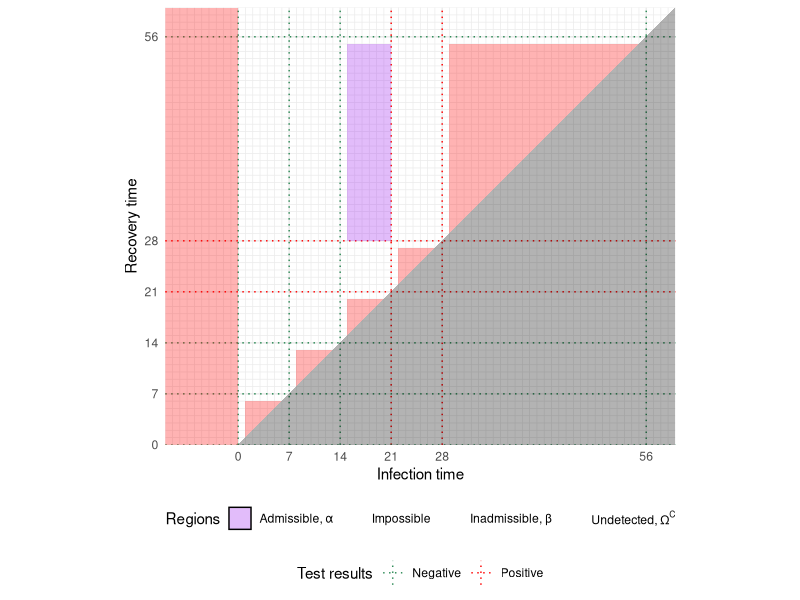

The R script that drew this image:
library(ggplot2)

neg_test_dates = c(0, 7, 14, 56)
pos_test_dates = c(28, 21)
all_test_dates = sort(c(neg_test_dates, pos_test_dates))

test_lines = function(values, result) {
    if (result) {
        label = "Positive"
        colour = "Red"
    } else {
        label = "Negative"
        colour = "Green"
    }
    list(
        geom_vline(aes(colour = label, xintercept = !!values), linetype = "dotted"),
        geom_hline(aes(colour = label, yintercept = !!values), linetype = "dotted")
    )
}

shade_alpha = 0.3
plot = ggplot() +
    test_lines(pos_test_dates, TRUE) +
    test_lines(neg_test_dates, FALSE) +
    theme_minimal() +
    scale_x_continuous(breaks = all_test_dates, minor_breaks = -100:100, limits = c(-10, 60), expand = c(0, 0)) +
    scale_y_continuous(breaks = all_test_dates, minor_breaks = -100:100, limits = c(0, 60), expand = c(0, 0)) +
    labs(
        x = "Infection time",
        y = "Recovery time",
        colour = "Test results",
        fill = "Regions"
    ) +
    scale_fill_manual(
        values = c(
            "Admissible" = "purple",
            "Undetected" = "red",
            "Impossible" = "black",
            "Inadmissible" = "white"
        ),
        labels = c(
            "Admissible" = "Admissible, α",
            "Undetected" = bquote("Undetected, Ω"^C),
            "Impossible" = "Impossible",
            "Inadmissible" = "Inadmissible, β"
        )
    ) +
    scale_colour_manual(
        values = c(
            "Positive" = "red",
            "Negative" = "seagreen"
        )
    ) +
    # Invisible rectangle to force the legend to show the "Inadmissible" colour
    geom_rect(
        aes(fill = "Inadmissible"),
        xmin = -Inf, 
        xmax = Inf, 
        ymin = -Inf, 
        ymax = Inf, 
        alpha = 0, # invisible
        key_glyph = "blank"
    ) +
    geom_rect(
        aes(fill = "Undetected"),
        xmin = -Inf,
        xmax = 0,
        ymin = -Inf,
        ymax = Inf,
        alpha = shade_alpha,
        key_glyph = "blank"
    ) +
    purrr::map2(
        all_test_dates + 1, dplyr::lead(all_test_dates) - 1,
        ~geom_polygon(
            aes(x = c(.x, .x, .y), y = c(.x, .y, .y), fill = "Undetected"),
            alpha = shade_alpha,
            key_glyph = "blank"
        )
    ) +
    geom_polygon(
        aes(
            fill = "Impossible",
            x = c(0, 60, Inf),
            y = c(0, 60, 0)
        ),
        alpha = shade_alpha,
        key_glyph = "blank"
    ) +
    geom_rect(
        aes(fill = "Impossible"),
        xmin = 0,
        xmax = Inf,
        ymin = -Inf,
        ymax = 0,
        alpha = shade_alpha,
        key_glyph = "blank"
    ) +
    geom_rect(
        aes(fill = "Admissible"),
        xmin = 15,
        xmax = 21,
        ymin = 28,
        ymax = 55,
        alpha = shade_alpha
    ) +
    coord_fixed() +
    guides(
        fill = guide_legend(
            override.aes = list(
                linetype = "solid",
                colour = "black"
            ),
        )
    ) +
    theme(
        legend.position = "bottom",
        legend.box = "vertical"
    )
ggsave("cis-perfect-testing/regions_diag.png", width = 6, height = 5.5)
